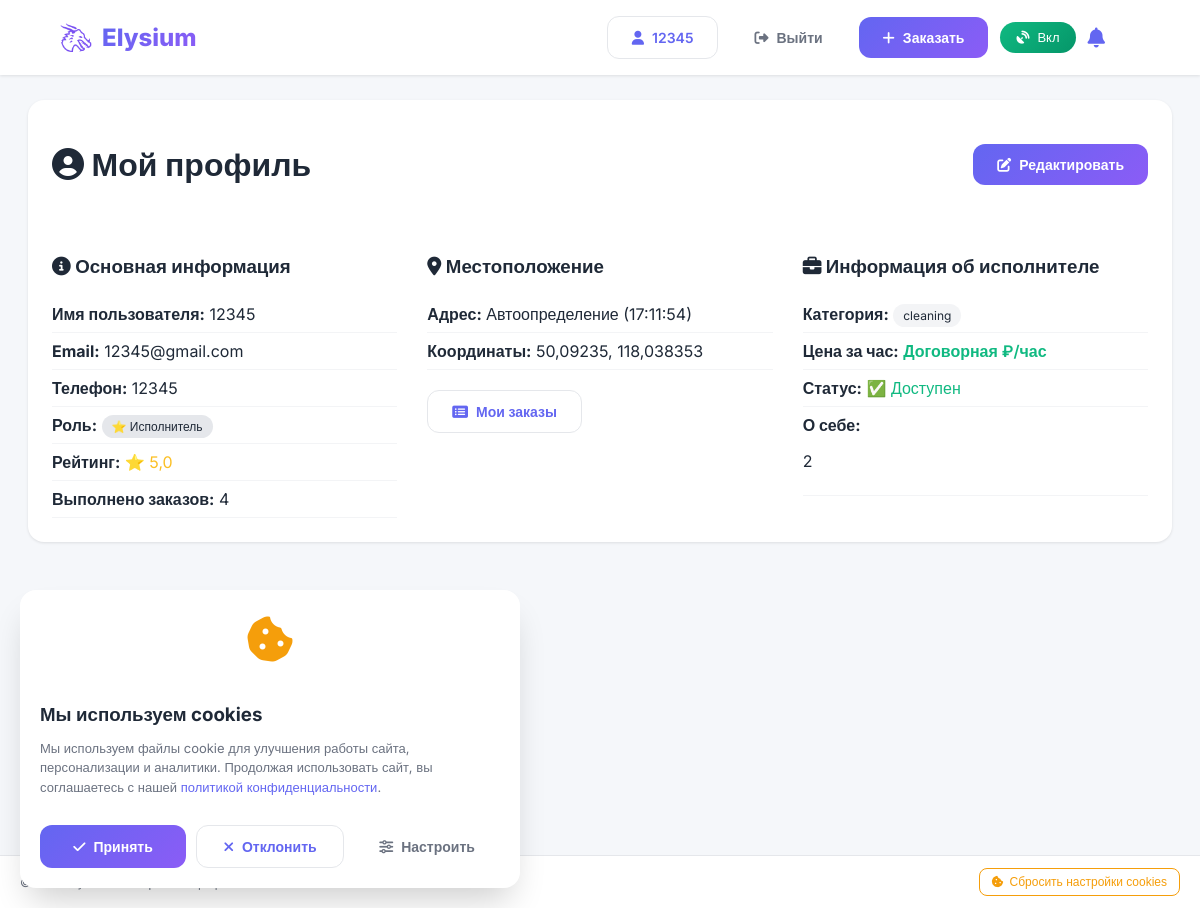
Before: /profile/ (signed in) with the older database file.
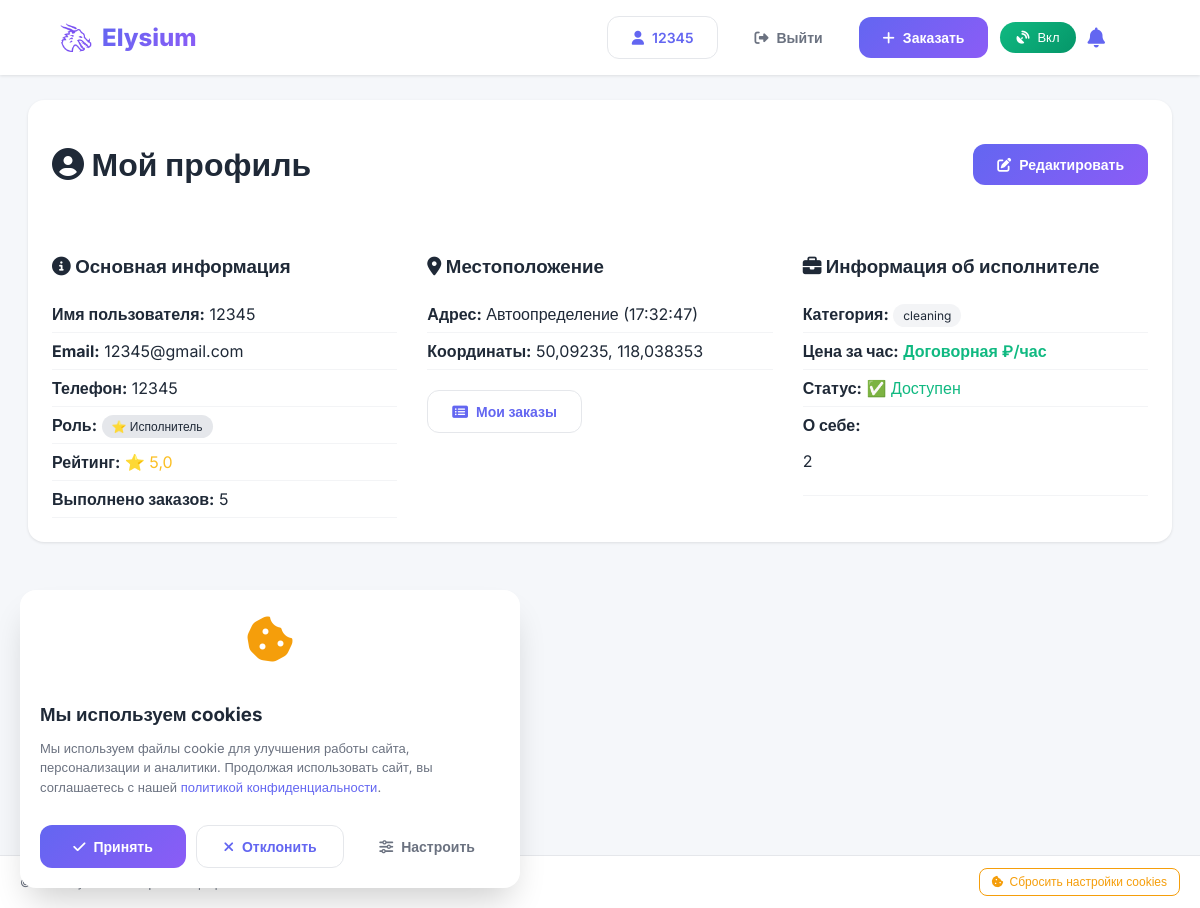
After: the same page with the newer database file.
### main/models.py (models this page shows, shortened)
class Profile(models.Model):
    ROLE_CHOICES = [
        ('client', 'Заказчик'),
        ('performer', 'Исполнитель'),
    ]
    user = models.OneToOneField(User, on_delete=models.CASCADE, related_name='profile')
    phone = models.CharField(max_length=20, blank=True)
    avatar = models.ImageField(upload_to='avatars/', blank=True, null=True)
    role = models.CharField(max_length=20, choices=ROLE_CHOICES, default='client')
    latitude = models.FloatField(blank=True, null=True)
    longitude = models.FloatField(blank=True, null=True)
    address = models.CharField(max_length=500, blank=True)
    category = models.CharField(max_length=50, blank=True, null=True)
    description = models.TextField(blank=True)
    price = models.DecimalField(max_digits=10, decimal_places=2, blank=True, null=True)
    rating = models.FloatField(default=0)
    completed_orders = models.IntegerField(default=0)
    is_available = models.BooleanField(default=True)
    services = models.TextField(blank=True, help_text="Услуги, которые предоставляет исполнитель (через запятую)")
    created_at = models.DateTimeField(auto_now_add=True)
    updated_at = models.DateTimeField(auto_now=True)

### main/views.py (the view, shortened to what this page needs)
# urls.py: path('profile/', views.profile_view, name='profile'),
@login_required
def profile_view(request):
    profile = request.user.profile
    orders_as_client = Order.objects.filter(client=request.user).order_by('-created_at')[:10]
    orders_as_performer = Order.objects.filter(performer=request.user).order_by('-created_at')[
        :10] if profile.role == 'performer' else []
    context = {
        'profile': profile,
        'orders_as_client': orders_as_client,
        'orders_as_performer': orders_as_performer,
    }
    return render(request, 'profile.html', context)

### templates/profile.html (shortened to what this page needs)
{% extends 'base.html' %}
{% load static %}
{% block content %}
<div class="container" style="max-width: 1200px; margin: 100px auto 40px; padding: 0 20px;">
    <div class="card">
        <div style="display: flex; justify-content: space-between; align-items: center; margin-bottom: 30px;">
            <h1><i class="fas fa-user-circle"></i> Мой профиль</h1>
            <a href="{% url 'edit_profile' %}" class="btn btn-primary">
                <i class="fas fa-edit"></i> Редактировать
            </a>
        </div>
        <div style="display: grid; grid-template-columns: repeat(auto-fit, minmax(300px, 1fr)); gap: 30px;">
            <div>
                <h3><i class="fas fa-info-circle"></i> Основная информация</h3>
                <div class="info-row">
                    <strong>Имя пользователя:</strong> {{ user.username }}
                </div>
                <div class="info-row">
                    <strong>Email:</strong> {{ user.email|default:"Не указан" }}
                </div>
                <div class="info-row">
                    <strong>Телефон:</strong> {{ profile.phone|default:"Не указан" }}
                </div>
                <div class="info-row">
                    <strong>Роль:</strong>
                    {% if profile.role == 'client' %}
                        <span class="badge">👤 Заказчик</span>
                    {% elif profile.role == 'performer' %}
                        <span class="badge">⭐ Исполнитель</span>
                    {% else %}
                        <span class="badge">{{ profile.role }}</span>
                    {% endif %}
                </div>
                <div class="info-row">
                    <strong>Рейтинг:</strong>
                    <span class="rating">⭐ {{ profile.rating|default:"0" }}</span>
                </div>
                <div class="info-row">
                    <strong>Выполнено заказов:</strong> {{ profile.completed_orders|default:"0" }}
                </div>
            </div>
            <div>
                <h3><i class="fas fa-map-marker-alt"></i> Местоположение</h3>
                <div class="info-row">
                    <strong>Адрес:</strong> {{ profile.address|default:"Не указан" }}
                </div>
                {% if profile.latitude and profile.longitude %}
                <div class="info-row">
                    <strong>Координаты:</strong> {{ profile.latitude }}, {{ profile.longitude }}
                </div>
                {% endif %}
                <div style="display: flex; gap: 10px; flex-wrap: wrap; margin-top: 20px;">
                    <a href="{% url 'my_orders' %}" class="btn btn-secondary">
                        <i class="fas fa-list-alt"></i> Мои заказы
                    </a>
                </div>
            </div>
            {% if profile.role == 'performer' %}
            <div>
                <h3><i class="fas fa-briefcase"></i> Информация об исполнителе</h3>
                <div class="info-row">
                    <strong>Категория:</strong>
                    <span class="category-badge">{{ profile.category|default:"Не указана" }}</span>
                </div>
                <div class="info-row">
                    <strong>Цена за час:</strong>
                    <span class="price">{{ profile.price|default:"Договорная" }} ₽/час</span>
                </div>
                <div class="info-row">
                    <strong>Статус:</strong>
                    {% if profile.is_available %}
                        <span style="color: #10b981;">✅ Доступен</span>
                    {% else %}
                        <span style="color: #ef4444;">❌ Недоступен</span>
                    {% endif %}
                </div>
                <div class="info-row">
                    <strong>О себе:</strong>
                    <p>{{ profile.description|default:"Не указано" }}</p>
                </div>
            </div>
            {% endif %}
        </div>
    </div>
</div>
{% endblock %}

Changed rows visible on the page:
changed Profile "Договорная": completed_orders "4" → "5"; address "Автоопределение (17:11:54)" → "Автоопределение (17:32:47)"
